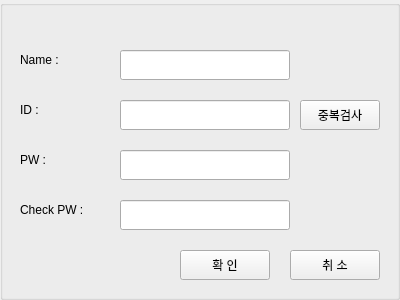
<?xml version="1.0" encoding="UTF-8"?>
<ui version="4.0">
 <class>SignUp</class>
 <widget class="QWidget" name="SignUp">
  <property name="geometry">
   <rect>
    <x>0</x>
    <y>0</y>
    <width>400</width>
    <height>300</height>
   </rect>
  </property>
  <property name="windowTitle">
   <string>Form</string>
  </property>
  <widget class="QGroupBox" name="groupBox">
   <property name="geometry">
    <rect>
     <x>0</x>
     <y>0</y>
     <width>400</width>
     <height>300</height>
    </rect>
   </property>
   <property name="title">
    <string/>
   </property>
   <widget class="QLabel" name="label_id">
    <property name="geometry">
     <rect>
      <x>20</x>
      <y>100</y>
      <width>62</width>
      <height>20</height>
     </rect>
    </property>
    <property name="text">
     <string>ID :</string>
    </property>
   </widget>
   <widget class="QLabel" name="label_pw">
    <property name="geometry">
     <rect>
      <x>20</x>
      <y>150</y>
      <width>62</width>
      <height>20</height>
     </rect>
    </property>
    <property name="text">
     <string>PW :</string>
    </property>
   </widget>
   <widget class="QLabel" name="label_ckpw">
    <property name="geometry">
     <rect>
      <x>20</x>
      <y>200</y>
      <width>81</width>
      <height>20</height>
     </rect>
    </property>
    <property name="text">
     <string>Check PW :</string>
    </property>
   </widget>
   <widget class="QLabel" name="label_name">
    <property name="geometry">
     <rect>
      <x>20</x>
      <y>50</y>
      <width>62</width>
      <height>20</height>
     </rect>
    </property>
    <property name="text">
     <string>Name :</string>
    </property>
   </widget>
   <widget class="QPushButton" name="confirmButton">
    <property name="geometry">
     <rect>
      <x>180</x>
      <y>250</y>
      <width>90</width>
      <height>30</height>
     </rect>
    </property>
    <property name="text">
     <string>확 인</string>
    </property>
   </widget>
   <widget class="QPushButton" name="cancelButton">
    <property name="geometry">
     <rect>
      <x>290</x>
      <y>250</y>
      <width>90</width>
      <height>30</height>
     </rect>
    </property>
    <property name="text">
     <string>취 소</string>
    </property>
   </widget>
   <widget class="QLineEdit" name="lineEdit">
    <property name="geometry">
     <rect>
      <x>120</x>
      <y>50</y>
      <width>170</width>
      <height>30</height>
     </rect>
    </property>
   </widget>
   <widget class="QLineEdit" name="lineEdit_2">
    <property name="geometry">
     <rect>
      <x>120</x>
      <y>100</y>
      <width>170</width>
      <height>30</height>
     </rect>
    </property>
   </widget>
   <widget class="QLineEdit" name="lineEdit_3">
    <property name="geometry">
     <rect>
      <x>120</x>
      <y>150</y>
      <width>170</width>
      <height>30</height>
     </rect>
    </property>
   </widget>
   <widget class="QLineEdit" name="lineEdit_4">
    <property name="geometry">
     <rect>
      <x>120</x>
      <y>200</y>
      <width>170</width>
      <height>30</height>
     </rect>
    </property>
   </widget>
   <widget class="QPushButton" name="confirmButton_2">
    <property name="geometry">
     <rect>
      <x>300</x>
      <y>100</y>
      <width>80</width>
      <height>30</height>
     </rect>
    </property>
    <property name="text">
     <string>중복검사</string>
    </property>
   </widget>
  </widget>
 </widget>
 <resources/>
 <connections/>
</ui>
